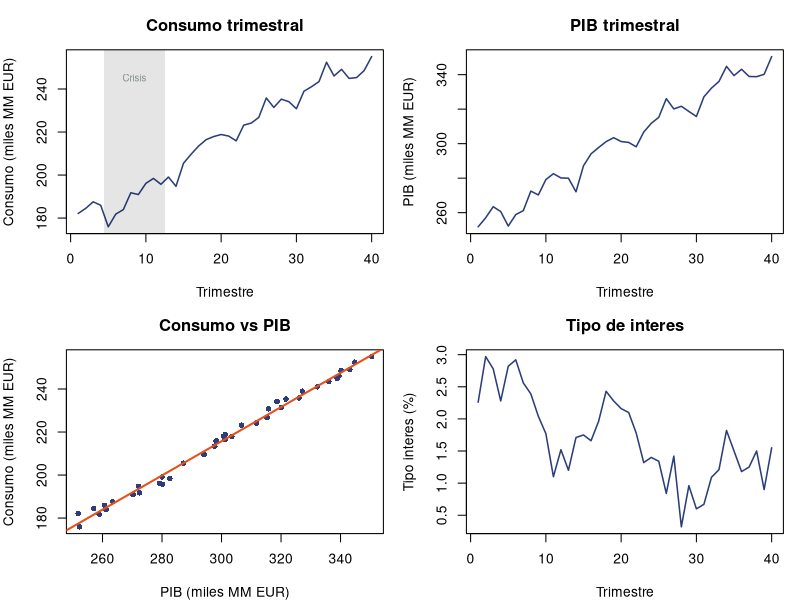

This figure's R source:
# =============================================================================
# ECONOMETRÍA — Capítulo 1, Caso Práctico C
# CPC: Consumo agregado trimestral de España — Primer contacto
# Autor: Carlos de Anta Puig
# =============================================================================
# INSTRUCCIONES: Abre primero mEconometria.Rproj en RStudio.
#                Ejecutar bloque a bloque con Ctrl+Enter.
# =============================================================================

pausa <- function(msg = "\n  [Pulsa ENTER para continuar...]") {
  cat(msg); invisible(readline())
}

library(tidyverse); library(readxl); library(ggplot2)

col_principal  <- "#2C3E7A"; col_secundario <- "#E8501A"
col_terciario  <- "#27AE60"; col_gris <- "#7F8C8D"; col_fondo <- "#F4F6F9"

caso_c <- read_excel("data/caso_c_consumo_trimestral.xlsx")

cat("
=============================================================================
  CASO PRÁCTICO C — Consumo agregado trimestral de España
  Tema 1: Primer contacto con los datos
=============================================================================
")

# ── 1. CARGAR Y EXPLORAR LOS DATOS ──────────────────────────────────────────
cat("\n--- 1. CARGAR Y EXPLORAR LOS DATOS ---\n")

cat(sprintf("\n  Dataset cargado: %d trimestres\n", nrow(caso_c)))
cat(sprintf("  Periodo: %s a %s\n", caso_c$trimestre[1],
            caso_c$trimestre[nrow(caso_c)]))

cat("\n  Primeras observaciones:\n")
print(head(caso_c, 8))

cat("\n  TIPO DE DATOS: SERIE TEMPORAL")
cat("\n  Cada fila es un trimestre. Las observaciones están ORDENADAS en el tiempo.\n")

pausa()

# ── 2. ESTADÍSTICAS DESCRIPTIVAS ─────────────────────────────────────────────
cat("\n--- 2. ESTADÍSTICAS DESCRIPTIVAS ---\n")

cat("\n  Resumen de las variables:\n")
print(summary(caso_c[, c("consumo", "pib", "tipo_interes", "inflacion")]))

cat(sprintf("\n  Consumo medio:         %.0f MM EUR\n", mean(caso_c$consumo)))
cat(sprintf("  PIB medio:             %.0f MM EUR\n", mean(caso_c$pib)))
cat(sprintf("  Tipo interés medio:    %.2f%%\n", mean(caso_c$tipo_interes)))
cat(sprintf("  Trimestres de crisis:  %d de %d\n",
            sum(caso_c$crisis), nrow(caso_c)))

pausa()

# ── 3. VISUALIZACIÓN ─────────────────────────────────────────────────────────
cat("\n--- 3. VISUALIZACIÓN ---\n")

par(mfrow = c(2, 2), mar = c(4, 4, 3, 1))

# Consumo en el tiempo
plot(1:nrow(caso_c), caso_c$consumo / 1000, type = "l", lwd = 1.5,
     col = col_principal,
     xlab = "Trimestre", ylab = "Consumo (miles MM EUR)",
     main = "Consumo trimestral")
crisis_idx <- which(caso_c$crisis == 1)
if (length(crisis_idx) > 0) {
  rect(min(crisis_idx) - 0.5, par("usr")[3],
       max(crisis_idx) + 0.5, par("usr")[4],
       col = rgb(0, 0, 0, 0.1), border = NA)
  text(mean(crisis_idx), par("usr")[4] * 0.95, "Crisis",
       cex = 0.7, col = col_gris)
}

# PIB en el tiempo
plot(1:nrow(caso_c), caso_c$pib / 1000, type = "l", lwd = 1.5,
     col = col_principal,
     xlab = "Trimestre", ylab = "PIB (miles MM EUR)",
     main = "PIB trimestral")

# Consumo vs PIB (dispersión)
plot(caso_c$pib / 1000, caso_c$consumo / 1000,
     pch = 16, col = col_principal, cex = 0.9,
     xlab = "PIB (miles MM EUR)", ylab = "Consumo (miles MM EUR)",
     main = "Consumo vs PIB")
abline(lm(I(consumo/1000) ~ I(pib/1000), data = caso_c),
       col = col_secundario, lwd = 2)

# Tipo de interés
plot(1:nrow(caso_c), caso_c$tipo_interes, type = "l", lwd = 1.5,
     col = col_principal,
     xlab = "Trimestre", ylab = "Tipo interes (%)",
     main = "Tipo de interes")

par(mfrow = c(1, 1))

cat("\n  Los gráficos muestran:")
cat("\n  - Consumo y PIB con TENDENCIA CRECIENTE (típico de series temporales)")
cat("\n  - La crisis genera una CAÍDA visible en el consumo")
cat("\n  - Relación POSITIVA y fuerte entre consumo y PIB")
cat("\n  - Las observaciones sucesivas están CORRELACIONADAS")
cat("\n    (autocorrelación — Tema 10)\n")

pausa()

# ── 4. UN PRIMER MODELO: FUNCIÓN DE CONSUMO KEYNESIANA ──────────────────────
cat("\n--- 4. UN PRIMER MODELO: FUNCIÓN DE CONSUMO KEYNESIANA ---\n")

cat("\n  Estimamos: Consumo = b0 + b1*PIB + u\n")
cat("  Según Keynes: 0 < b1 < 1 (propensión marginal a consumir)\n\n")

modelo_c <- lm(consumo ~ pib, data = caso_c)
print(summary(modelo_c))

coefs <- coef(modelo_c)
cat(sprintf("\n  b0 (consumo autónomo)              = %12.2f\n", coefs[1]))
cat(sprintf("  b1 (propensión marginal a consumir) = %12.4f\n", coefs[2]))

cat(sprintf("\n  Interpretación: por cada EUR adicional de PIB,\n"))
cat(sprintf("  el consumo aumenta en %.2f céntimos.\n", coefs[2] * 100))

if (coefs[2] > 0 & coefs[2] < 1) {
  cat("\n  Cumple la predicción de Keynes: 0 < b1 < 1\n")
} else {
  cat("\n  ATENCIÓN: no cumple la predicción de Keynes\n")
}

cat("\n  NOTA: este modelo puede tener AUTOCORRELACIÓN en los residuos")
cat("\n  (Tema 10) y puede omitir variables relevantes (Tema 6).")
cat("\n  Lo iremos completando a lo largo del curso.\n")

cat("\n=== FIN Caso Práctico C — Tema 01 ===\n")
